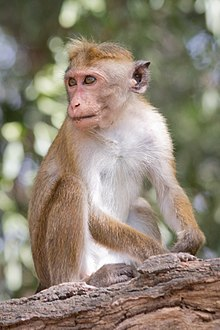
#> input picture python/monkey.jpg, 220 x 330 px
$ jupyter execute Registration.ipynb
#> lines starting #> are read from the running program, lines starting #| are printed output that depends on the picture
[cell 1]
import cv2
import numpy as np
import matplotlib.pyplot as plt

[cell 2]
img = cv2.imread("python/monkey.jpg")
#> img is the input picture: shape (330, 220, 3); mean B, G, R 116.5, 132.2, 143.4

[cell 3]
gray = cv2.cvtColor(img, cv2.COLOR_BGR2GRAY)
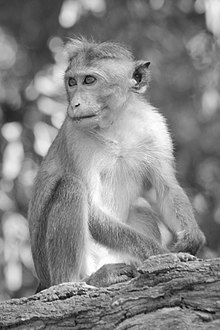
#> gray: shape (330, 220); min 5, max 255, mean 133.8

[cell 4]
orb = cv2.ORB_create(50)

[cell 5]
kp, des = orb.detectAndCompute(gray, None)
#> kp = 47 keypoints; strongest (x, y, size): (74, 293, 31), (38, 298, 31), (184, 261, 31), (74, 291, 31)

[cell 6]
result = cv2.drawKeypoints(gray, kp, None, flags=None)

[cell 7]
plt.imshow(result)

[cell 8]
img2 = cv2.imread("python/monkey_distorted.jpg")
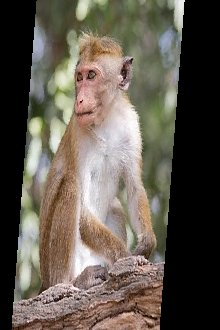
#> input picture python/monkey_distorted.jpg, 220 x 330 px
#> img2 is the input picture: shape (330, 220, 3); mean B, G, R 79, 89.4, 97

[cell 9]
gray2 = cv2.cvtColor(img2, cv2.COLOR_BGR2GRAY)
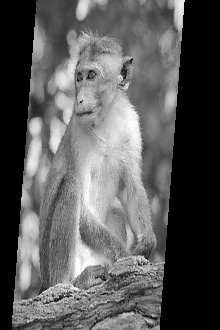
#> gray2: shape (330, 220); min 0, max 255, mean 90.5

[cell 10]
kp2, des2 = orb.detectAndCompute(gray2, None)
#> kp2 = 47 keypoints; strongest (x, y, size): (138, 264, 31), (140, 265, 31), (146, 260, 31), (145, 258, 31)

[cell 11]
result2 = cv2.drawKeypoints(gray2, kp, None, flags=None)

[cell 12]
plt.imshow(result2)

[cell 13]
matcher = cv2.DescriptorMatcher_create(cv2.DESCRIPTOR_MATCHER_BRUTEFORCE_HAMMING)

[cell 14]
matches = matcher.match(des, des2, None)
#> matches = 47 matches

[cell 15]
matches = sorted(matches, key = lambda x:x.distance)

[cell 16]
result3 = cv2.drawMatches(img, kp, img2, kp2, matches[:10], None)
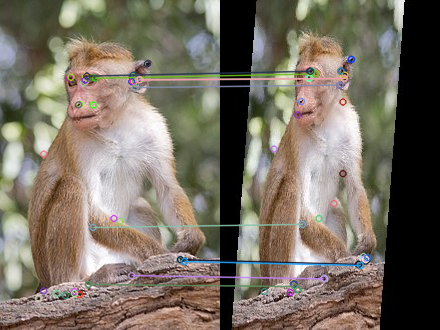
#> result3: shape (330, 440, 3); mean B, G, R 98.6, 111.2, 119.7

[cell 17]
plt.imshow(result3)

[cell 18]
point1 = np.zeros((len(matches), 2), dtype=np.float32)
#> point1 = 47 pairs, first value 0 to 0, second value 0 to 0
point2 = np.zeros((len(matches), 2), dtype=np.float32)
#> point2 = 47 pairs, first value 0 to 0, second value 0 to 0

[cell 19]
for i, match in enumerate(matches):
    point1[i,:] = kp[match.queryIdx].pt
    point2[i,:] = kp2[match.queryIdx].pt
#> this loop made 47 passes
#> after the loop, point1 = 47 pairs, first value 38 to 184, second value 63 to 298; point2 = 47 pairs, first value 44 to 147.2, second value 58.8 to 292

[cell 20]
h, mask = cv2.findHomography(point1, point2, cv2.RANSAC)
#> h = [[-0.184, -0.106, 82.89], [-0.239, 0.0694, 66.04], [-0.00217, -0.00197, 1]]; mask = 47 values, max 1 at index 7, min 0 at index 0, mean 0.213

[cell 21]
height, width, channel = img2.shape
#> height = 330; width = 220; channel = 3

[cell 22]
img1Reg = cv2.warpPerspective(img, h, (width, height))
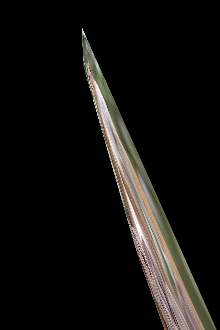
#> img1Reg: shape (330, 220, 3); mean B, G, R 15.6, 17.7, 19.2
